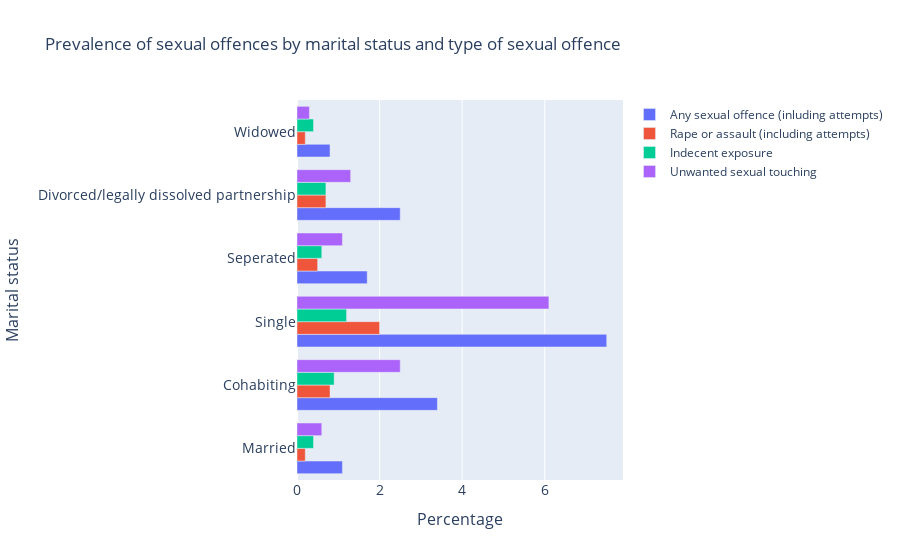

Notebook source saved alongside this figure:
### Code cell
# For the graph 3. we plot an interactive bar chart
# x-axis: marital status 
# y-axis: type of sexual offences

# We first look in our dataset for the parameters that relate to marital status using our index "Married"

marital_status=["Married","Cohabiting","Single","Seperated","Divorced/legally dissolved partnership","Widowed"]
any_sexual_offence=df7_bis[30:36][df7_bis.columns[0]]
rape_or_assault=df7_bis[30:36][df7_bis.columns[1]]
indecent_exposure=df7_bis[30:36][df7_bis.columns[3]]
sexual_touching=df7_bis[30:36][df7_bis.columns[4]]

fig = go.Figure(data=[
    go.Bar(name='Any sexual offence (inluding attempts)', 
           x=any_sexual_offence,
           y=marital_status,orientation='h'),
    go.Bar(name='Rape or assault (including attempts)', 
           x=rape_or_assault, 
           y=marital_status,orientation='h'),
    go.Bar(name='Indecent exposure', 
           x=indecent_exposure, 
           y=marital_status,orientation='h'),
    go.Bar(name='Unwanted sexual touching', 
           x=sexual_touching, 
           y=marital_status,orientation='h')
])

# We change the bar mode
fig.update_layout(barmode='group',
                  title='Prevalence of sexual offences by marital status and type of sexual offence',
                  xaxis=dict(
                    title='Percentage',
                    titlefont_size=16,
                    tickfont_size=14,),
                  yaxis=dict(
                    title='Marital status',
                    titlefont_size=16,
                    tickfont_size=14)
                 )
fig.show()

### Figure 1 — Plotly figure (JSON) as saved in the notebook; plotly's stock layout.template omitted (floating-point values rounded to 4 significant figures)
{"data": [{"name": "Any sexual offence (inluding attempts)", "orientation": "h", "type": "bar", "x": [1.1, 3.4, 7.5, 1.7, 2.5, 0.8], "y": ["Married", "Cohabiting", "Single", "Seperated", "Divorced/legally dissolved partnership", "Widowed"]}, {"name": "Rape or assault (including attempts)", "orientation": "h", "type": "bar", "x": [0.2, 0.8, 2, 0.5, 0.7, 0.2], "y": ["Married", "Cohabiting", "Single", "Seperated", "Divorced/legally dissolved partnership", "Widowed"]}, {"name": "Indecent exposure", "orientation": "h", "type": "bar", "x": [0.4, 0.9, 1.2, 0.6, 0.7, 0.4], "y": ["Married", "Cohabiting", "Single", "Seperated", "Divorced/legally dissolved partnership", "Widowed"]}, {"name": "Unwanted sexual touching", "orientation": "h", "type": "bar", "x": [0.6, 2.5, 6.1, 1.1, 1.3, 0.3], "y": ["Married", "Cohabiting", "Single", "Seperated", "Divorced/legally dissolved partnership", "Widowed"]}], "layout": {"barmode": "group", "title": {"text": "Prevalence of sexual offences by marital status and type of sexual offence"}, "xaxis": {"tickfont": {"size": 14}, "title": {"font": {"size": 16}, "text": "Percentage"}}, "yaxis": {"tickfont": {"size": 14}, "title": {"font": {"size": 16}, "text": "Marital status"}}}}
